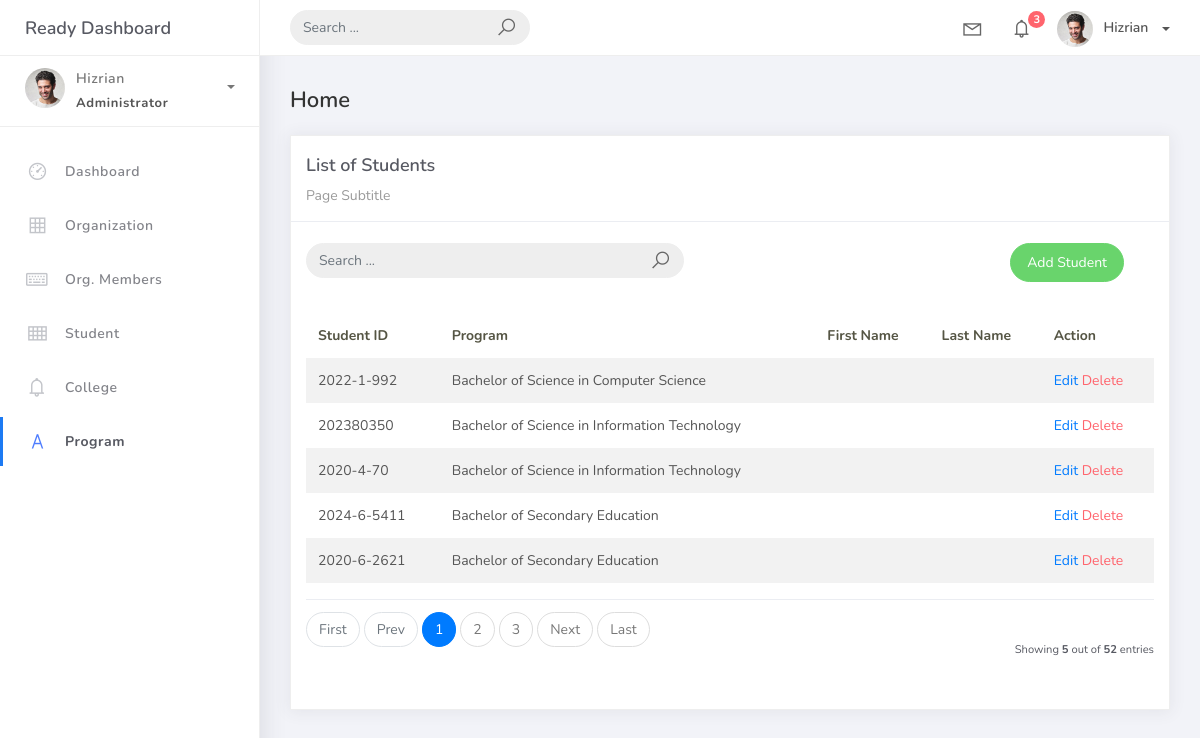
Screenshot of /student_list with the database file from the repository.
### studentorg/models.py (models this page shows, shortened)
class BaseModel(models.Model):
    created_at = models.DateTimeField(auto_now_add=True, db_index=True)
    updated_at = models.DateTimeField(auto_now=True)
    class Meta:
        abstract = True

class Student(BaseModel):
    student_id = models.CharField(max_length=15)
    lastname = models.CharField(max_length=25)
    firstname = models.CharField(max_length=25)
    middlename = models.CharField(max_length=25, blank=True, null=True)
    program = models.ForeignKey(Program, on_delete=models.CASCADE)

class Program(BaseModel):
    prog_name = models.CharField(max_length=150)
    college = models.ForeignKey(College, on_delete=models.CASCADE)
    def __str__(self):
        return self.prog_name

### studentorg/views.py (the view, shortened to what this page needs)
# urls.py: path('student_list', StudentListView.as_view(), name='student-list'),
class StudentListView(ListView):
    model = Student
    context_object_name = 'students'
    template_name = 'student_list.html'
    paginate_by = 5
    ordering = ["lastname","firstname"]
    def get_queryset(self):
        qs = super().get_queryset()
        query = self.request.GET.get("q")
        return qs
    def get_ordering(self):
        allowed = ["lastname", "firstname", "student_id", "program__prog_name"]
        sort_by = self.request.GET.get("sort_by")
        if sort_by in allowed:
            return sort_by
        return "lastname"

### templates/student_list.html
{% extends 'base.html' %}
{% load static %}
{% block content %}
<div class="content">
  <div class="container-fluid">
    <h4 class="page-title">Home</h4>
    <div class="row">
      <div class="col-md-12">
        <div class="card">
          <div class="card-header">
            <div class="card-title">List of Students</div>
            <div class="card-category">Page Subtitle</div>
          </div>
          <br />
<div class="col-md-12 row">
  <div class="col-md-6">
    <form class="navbar-left navbar-form nav-search mr-md-3" action="">
      <div class="input-group">
        <input type="text" placeholder="Search ..." class="form-control" />
        <div class="input-group-append">
          <span class="input-group-text">
            <i class="la la-search search-icon"></i>
          </span>
        </div>
      </div>
    </form>
  </div>
  <div class="col-md-6">
    <div class="pull-right">
      <a href="{% url 'student-add' %}" class="btn btn-success btn-rounded">Add Student</a>
    </div>
  </div>
</div>
<div class="card-body">
            <table class="table table-striped mt-3">
              <thead>
                <tr>
                  <th scope="col">Student ID</th>
                  <th scope="col">Program</th>
                  <th scope="col">First Name</th>
                  <th scope="col">Last Name</th>
                  <th scope="col">Action</th>
                </tr>
              </thead>
              <tbody>
                {% for object in object_list %}
                <tr>
                  <td>{{ object.student_id }}</td>
                  <td>{{ object.program }}</td>
                  <td>{{ object.first_name }}</td>
                  <td>{{ object.last_name }}</td>
                  <td>
                    <a href="student_list/{{ object.id }}">Edit</a>
                    <a href="student_list/{{ object.id }}/delete" class="text-danger">Delete</a>
                </td>
                </tr>
                {% empty %}
                <tr>
                  <td colspan="4" style="text-align: center">
                    <p class="text-sm font-weight-bold mb-0">No Records Found</p>
                  </td>
                </tr>
                {% endfor %}
              </tbody>
            </table>
            {% include 'includes/pagination.html' %}
          </div>
        </div>
      </div>
    </div>
  </div>
</div>
{% endblock %}

### rows the page displays
Student: student_id "2022-1-992", program "Bachelor of Science in Computer Science"
Student: student_id "202380350", program "Bachelor of Science in Information Technology"
Student: student_id "2020-4-70", program "Bachelor of Science in Information Technology"
Student: student_id "2024-6-5411", program "Bachelor of Secondary Education"
Student: student_id "2020-6-2621", program "Bachelor of Secondary Education"

### other values shown
{{ page_num }} "1"
{{ page_num }} "2" "3"
{{ object_list.count }} "5"
{{ paginator.count }} "52"
